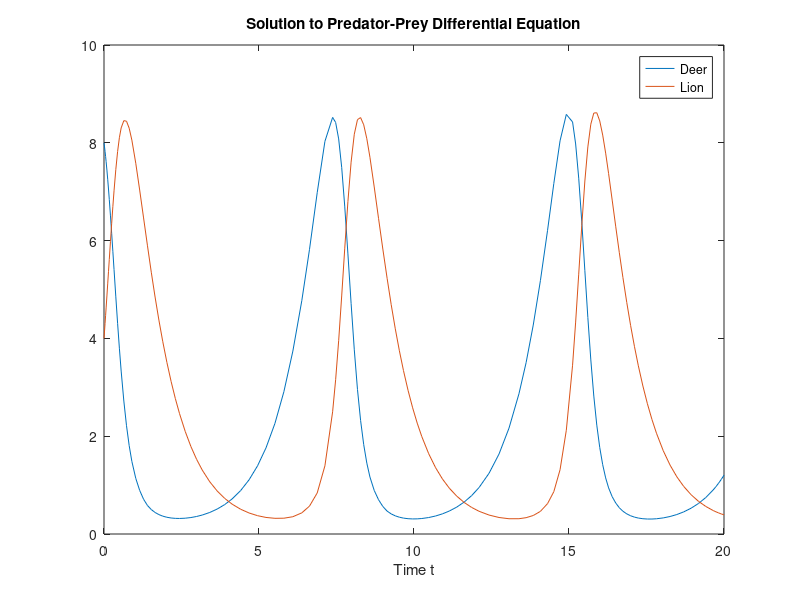
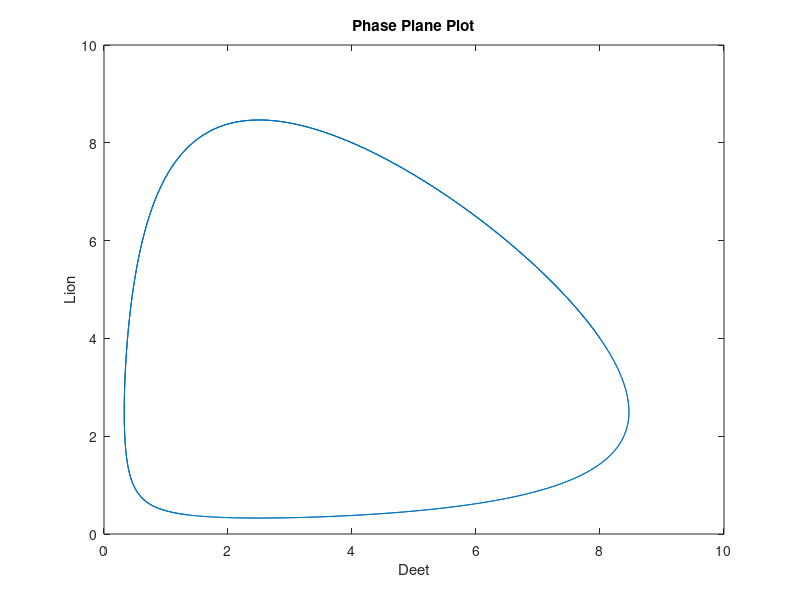

Source code (MATLAB) for these figures, in order:
f = @(t,y) [(1-.4*y(2))*y(1); (-1+.4*y(1))*y(2)];
[ts,ys] = ode45(f,[0,20],[8;4]);
figure(1);
plot(ts,ys)
legend('Deer','Lion')
xlabel('Time t')
title('Solution to Predator-Prey Differential Equation')
figure(2);
opt = odeset('RelTol',1e-10,'AbsTol',1e-10);
[ts,ys] = ode45(f,[0,20],[8;4],opt);
plot(ys(:,1),ys(:,2)); 
hold on
xlabel('Deet') 
ylabel('Lion')
title('Phase Plane Plot')